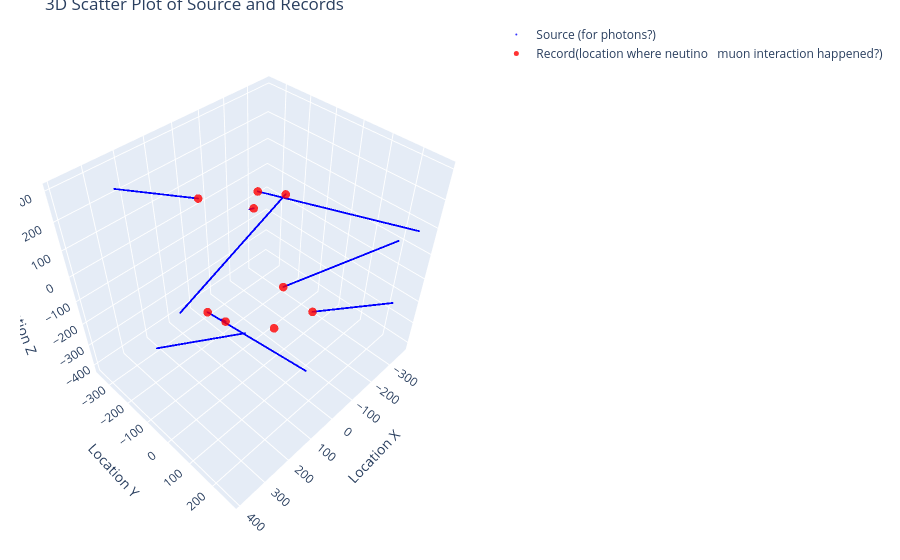

The notebook cell this image was saved under:
### Code cell
trace1 = go.Scatter3d(
    x=sources['location_x'],
    y=sources['location_y'],
    z=sources['location_z'],
    mode='markers',
    marker=dict(
        size=1,
        color='blue',
        opacity=0.8
    ),
    name='Source (for photons?)'
)

trace2 = go.Scatter3d(
    x=RecordsFromSave['location_x'],
    y=RecordsFromSave['location_y'],
    z=RecordsFromSave['location_z'],
    mode='markers',
    marker=dict(
        size=5,
        color='red',
        opacity=0.8
    ),
    name='Record(location where neutino'
)

# Create the figure and add traces
fig = go.Figure(data=[trace1, trace2])

# Update layout for better visualization
fig.update_layout(
    title='3D Scatter Plot of Source and Records',
    scene=dict(
        xaxis_title='Location X',
        yaxis_title='Location Y',
        zaxis_title='Location Z'
    )
)


fig.update_layout(
    margin=dict(l=20, r=20, t=20, b=20),
    #paper_bgcolor="LightSteelBlue",
)

# Show plot
fig.show()

### Figure 1 — Plotly figure (JSON) as saved in the notebook; plotly's stock layout.template omitted (floating-point values rounded to 4 significant figures; data arrays with more than 128 entries replaced by an {"elided": "..."} marker saying what was removed)
{"data": [{"marker": {"color": "blue", "opacity": 0.8, "size": 1}, "mode": "markers", "name": "Source (for photons?)", "type": "scatter3d", "x": {"elided": "45542 float values"}, "y": {"elided": "45542 float values"}, "z": {"elided": "45542 float values"}}, {"marker": {"color": "red", "opacity": 0.8, "size": 5}, "mode": "markers", "name": "Record(location where neutino \n muon interaction happened?)", "type": "scatter3d", "x": [149.5, 91.61, 156.6, -169.1, 148.7, -107.0, 21.66, -129.7, -3.431], "y": [-13.1, 43.67, -83.18, 53.37, -96.49, -23.1, -11.51, -76.98, 61.17], "z": [-110.6, 298.7, -119.0, -262.2, 283.9, -158.4, 283.9, -416.1, 299.8]}], "layout": {"autosize": true, "margin": {"b": 20, "l": 20, "r": 20, "t": 20}, "scene": {"aspectmode": "auto", "aspectratio": {"x": 1.085, "y": 0.9014, "z": 1.023}, "camera": {"center": {"x": 0, "y": 0, "z": 0}, "eye": {"x": 1.262, "y": 1.262, "z": 1.742}, "projection": {"type": "perspective"}, "up": {"x": 0, "y": 0, "z": 1}}, "xaxis": {"title": {"text": "Location X"}, "type": "linear"}, "yaxis": {"title": {"text": "Location Y"}, "type": "linear"}, "zaxis": {"title": {"text": "Location Z"}, "type": "linear"}}, "title": {"text": "3D Scatter Plot of Source and Records"}}}
